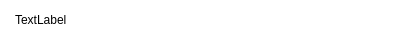
<?xml version="1.0" encoding="UTF-8"?>
<ui version="4.0">
 <class>ListItem</class>
 <widget class="QWidget" name="ListItem">
  <property name="geometry">
   <rect>
    <x>0</x>
    <y>0</y>
    <width>400</width>
    <height>40</height>
   </rect>
  </property>
  <property name="windowTitle">
   <string>Form</string>
  </property>
  <property name="autoFillBackground">
   <bool>true</bool>
  </property>
  <property name="styleSheet">
   <string notr="true">QLabel {
	padding: 8px 12px;
	background: palette(base);
}

QLabel:hover {
	background: palette(alternate-base );
}

QLabel[itemActive=&quot;true&quot;],
QLabel:hover[itemActive=&quot;true&quot;],
QLabel:focus {
	background: palette(highlight);
	color: palette(highlighted-text);
}</string>
  </property>
  <layout class="QVBoxLayout" name="verticalLayout">
   <property name="spacing">
    <number>0</number>
   </property>
   <property name="leftMargin">
    <number>0</number>
   </property>
   <property name="topMargin">
    <number>0</number>
   </property>
   <property name="rightMargin">
    <number>0</number>
   </property>
   <property name="bottomMargin">
    <number>0</number>
   </property>
   <item>
    <widget class="QLabel" name="label">
     <property name="focusPolicy">
      <enum>Qt::TabFocus</enum>
     </property>
     <property name="text">
      <string>TextLabel</string>
     </property>
     <property name="margin">
      <number>0</number>
     </property>
    </widget>
   </item>
  </layout>
 </widget>
 <resources/>
 <connections/>
</ui>
